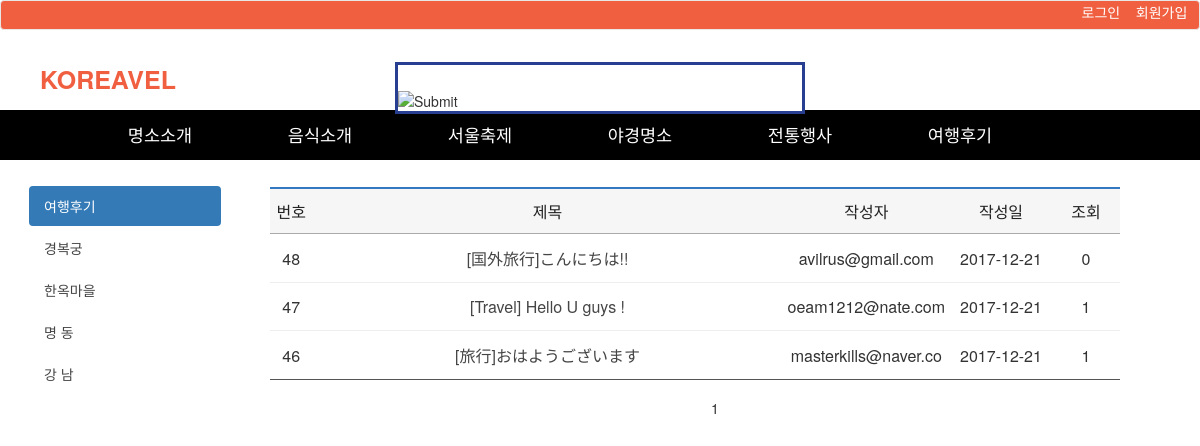
Page /wp/003.php on the committed database.
### tables this page shows
CREATE TABLE `board_free` (
  `b_no` int(10) unsigned NOT NULL AUTO_INCREMENT,
  `b_title` varchar(100) NOT NULL,
  `b_content` text NOT NULL,
  `b_date` datetime NOT NULL,
  `b_hit` int(10) unsigned NOT NULL DEFAULT '0',
  `b_id` varchar(20) NOT NULL,
  `b_password` varchar(100) NOT NULL,
  PRIMARY KEY (`b_no`)
);

### wp/003.php (the view, shortened to what this page needs)
<?php
	require_once("../dbconfig.php");
	if(isset($_GET['page'])) {
		$page = $_GET['page'];
	} else {
		$page = 1;
	}
	$sql = 'select count(*) as cnt from board_free';
	$result = $db->query($sql);
	$row = $result->fetch_assoc();
	$allPost = $row['cnt'];
	$onePage = 15;
	$allPage = ceil($allPost / $onePage);
?>
<?php
	$oneSection = 10;
	$currentSection = ceil($page / $oneSection);
	$allSection = ceil($allPage / $oneSection);
	$firstPage = ($currentSection * $oneSection) - ($oneSection - 1);
	if($currentSection == $allSection) {
		$lastPage = $allPage;
	} else {
		$lastPage = $currentSection * $oneSection;
	}
	$paging = '<ul>';
	for($i = $firstPage; $i <= $lastPage; $i++) {
		if($i == $page) {
			$paging .= '<li class="page current">' . $i . '</li>';
		} else {
			$paging .= '<li class="page"><a href="./index.php?page=' . $i . '">' . $i . '</a></li>';
		}
	}
	$paging .= '</ul>';
	$currentLimit = ($onePage * $page) - $onePage;
	$sqlLimit = ' limit ' . $currentLimit . ', ' . $onePage;
	$sql = 'select * from board_free order by b_no desc' . $sqlLimit;
	$result = $db->query($sql);
?>
<!DOCTYPE html>
<html lang="en">
<head>
  <link href="css/style3.css" rel="stylesheet">
  <link rel="stylesheet" href="https://maxcdn.bootstrapcdn.com/bootstrap/3.3.7/css/bootstrap.min.css">
</head>
<body id="page-top">
  <nav class="navbar navbar-default fixed-top" style="background-color:#F05F40; font-size:14px; min-height:30px; padding-top:1px;" role="navigation">
  <div class="ft-white" style="float:right;">
    <?php if(!isset($_SESSION['mail'])) { ?>
      <a class="row-sm-6" href="javascript:open_win();" style="color:white;">로그인</a>&nbsp;&nbsp;&nbsp;
      <a class="row-sm-6" href="javascript:open_reg();" style="color:white;">회원가입</a>&nbsp;&nbsp;&nbsp;
  <?php }else{ ?>
    <a class="row-sm-6" href="./lgout.php">로그아웃</a>&nbsp;&nbsp;&nbsp;
    <a class="row-sm-6" href="./invite_mypage.php" class="font_11">내정보</a>&nbsp;&nbsp;&nbsp;
  <?php  }?>
  </div>
</nav>
  <div id = 'wrap' class="sbg">
        <div id="topwrap">
          <div class ="d_width">
            <div style="padding:12px 0 0 0;">
              <form name="MainSearch_form" action="../search/search_tour.htm" method="get" title="통합검색">
                <fieldset>
                  <div class="" style="float:left; margin-left:40px;"><a style="color:#F05F40; font-size:25px; font-weight:bold; margin-bottom:2px;" href="#">KOREAVEL</a></div>
                    <div class="topsearch2">
                    <input type="text" class="text" name="Keywords" value="" onkeydown="SearchinputSendit();" title="통합검색어 입력영역">
                    <input type="image" src="http://www.dh.go.kr/img/ico_topsearch.png"  class="image">
                  </div>
                </fieldset>
              </form>
            </div>
          </div>
        </div>
                                  <div>
                                    <div id="gnb" style="background-color:black;">
                                      <div id= "gnbmn" style="overflow: visible; opacity: 1;">
                                        <ul class = "depth1">
                                          <li>
                                            <a style="text-indent: 0px;">명소소개</a>
                                          </li>
                                          <li>
                                            <a style="text-indent: 0px;">음식소개</a>
                                          </li>
                                          <li>
                                            <a style="text-indent: 0px;">서울축제</a>
                                          </li>
                                          <li>
                                            <a style="text-indent: 0px;">야경명소</a>
                                          </li>
                                          <li>
                                            <a style="text-indent: 0px;">전통행사</a>
                                          </li>
                                           <li>
                                            <a style="text-indent: 0px;">여행후기</a>
                                            </li>
                                        </ul>
                                      </div>
                                    </div>
                                  </div>
                                </div>
                  <section style="float:right; padding-right:80px;">
                  <div style="width:850px; padding-top:77px;">
                      <div class = "board_list">
                        <table title="후기">
                          <colgroup>
                            <col class="num">
                            <col class="subject">
                            <col class="writer">
                            <col class="date">
                            <col class="hit">
                          </colgroup>
                          <thead>
                            <div>
                              <tr>
                                <th scope="col" class="num">번호</th>
                      					<th scope="col" class="subject">제목</th>
                      					<th scope="col" class="writer">작성자</th>
                      					<th scope="col" class="date">작성일</th>
                      					<th scope="col" class="hit">조회</th>
                              </tr>
                            </div>
                          </thead>
                          <tbody>
                            <?php
                              while($row = $result->fetch_assoc())
                              {
                                $datetime = explode(' ', $row['b_date']);
                                $date = $datetime[0];
                                $time = $datetime[1];
                                if($date == Date('Y-m-d'))
                                  $row['b_date'] = $time;
                                else
                                  $row['b_date'] = $date;
                            ?>
                          <tr>
                            <td class="no"><?php echo $row['b_no']?></td>
                            <td class="title">
                              <a href="./014.php?bno=<?php echo $row['b_no']?>"><?php echo $row['b_title']?></a>
                            </td>
                            <td class="author"><?php echo $row['b_id']?></td>
                            <td class="date"><?php echo $row['b_date']?></td>
                            <td class="hit"><?php echo $row['b_hit']?></td>
                          </tr>
                            <?php
                              }
                            ?>
                          </tbody>
                        </table>
                      </div>
                    </div>
                    <div class="paging">
                      <?php echo $paging ?>
                    </div>
        </section>
<section style="float:left;">
  <h3>여행후기</h3>
    <div class="col-md-2" style="min-width:250px; padding-top:20px;">
      <ul class="nav nav-pills nav-stacked">
        <li class="active"><a href="#">여행후기</a></li>
        <li><a href="#">경복궁</a></li>
        <li><a href="#">한옥마을</a></li>
        <li><a href="#">명  동</a></li>
        <li><a href="#">강  남</a></li>
      </ul>
    </div>
    <div class="clearfix visible-lg"></div>
</section>
</body>
</html>

### wp/003.php (style rules this page uses)
.ft-white a { color: white; }

### rows in the picture
board_free: b_no "48", b_title "[国外旅行]こんにちは!!", b "avilrus@gmail.com", b_date "2017-12-21", b_hit "0"
board_free: b_no "47", b_title "[Travel] Hello U guys !", b "oeam1212@nate.com", b_date "2017-12-21", b_hit "1"
board_free: b_no "46", b_title "[旅行]おはようございます", b "masterkills@naver.co", b_date "2017-12-21", b_hit "1"
